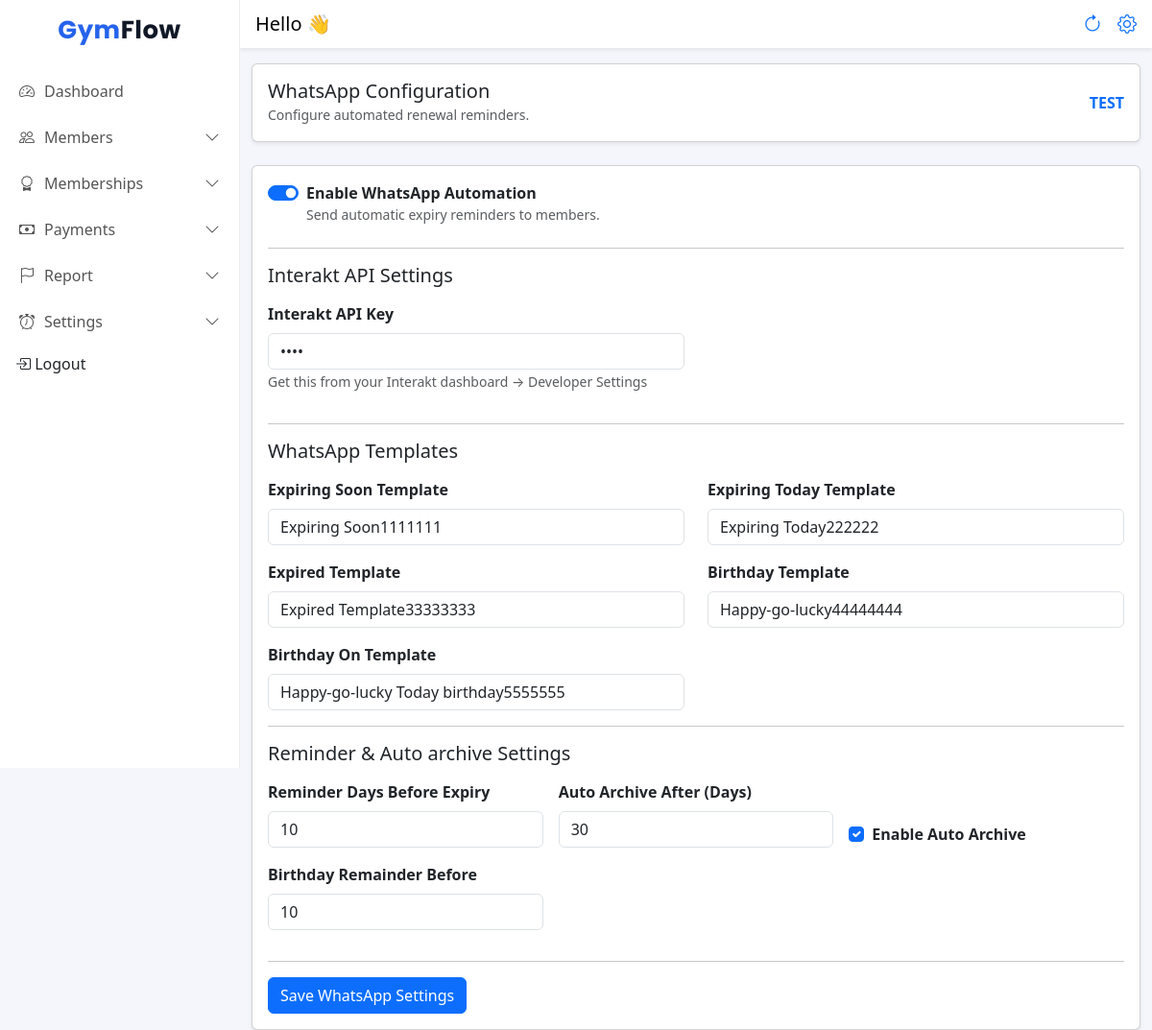
/whatsapp_conf/ (signed in), run on the app's committed database.
### accounts/models.py (models this page shows, shortened)
class User(AbstractUser):
    ROLE_CHOICES = (
        ('ADMIN', 'Owner'),
        ('TRAINER', 'Trainer'),
    )
    gym = models.ForeignKey(Gym, on_delete=models.CASCADE, null=True, blank=True)
    role = models.CharField(max_length=10, choices=ROLE_CHOICES, default='TRAINER')
    phone = models.CharField(max_length=15, blank=True, null=True)
    branch = models.ForeignKey(Branch, on_delete=models.SET_NULL, null=True, blank=True)

### frontend/models.py (models this page shows, shortened)
class Gym(models.Model):
    PLEAN_CHOICES =(
        ("single" , "Single Branch"),
        ("multi" , "Multi Branch")
    )
    Subscripation_CHOICES = (
        ("basic" , "Basic"),
        ("pro" , "Pro")
    )
    subscription_type = models.CharField(
        max_length=20,
        choices=Subscripation_CHOICES,
        default="basic"
    )
    plan_type = models.CharField(choices=PLEAN_CHOICES,default="single" , null=True , blank=True , max_length=10)
    name = models.CharField(max_length=100)
    phone = models.CharField(max_length=15)
    address = models.TextField(blank=True)
    created_at = models.DateTimeField(auto_now_add=True)
    interakt_enabled = models.BooleanField(default=False)
    interakt_api_key = models.CharField(max_length=255, blank=True, null=True)
    wa_template_expiring_soon = models.CharField(max_length=100, blank=True, null=True)
    wa_template_expires_today = models.CharField(max_length=100, blank=True, null=True)
    wa_template_expired = models.CharField(max_length=100, blank=True, null=True)
    wa_template_birthday = models.CharField(max_length=100, blank=True, null=True)
    birthday_reminder_days_before = models.PositiveIntegerField(default=10)
    wa_template_birthday_today = models.CharField(max_length=100, blank=True, null=True)
    Auto_archive_In = models.PositiveIntegerField(default=30)
    Auto_archive_enable=models.BooleanField(default=False)
    expiry_reminder_days_before = models.PositiveIntegerField(default=3)

### frontend/views.py (the view, shortened to what this page needs)
# urls.py: path("whatsapp_conf/",whatsapp_conf,name="whatsapp_conf"),
@login_required
@owner_or_trainer
def whatsapp_conf(request):
    gym = request.user.gym
    context = {
        "gym": gym
    }
    return render(request, "Whatsapp_conf.html", context)

### frontend/templates/Whatsapp_conf.html (shortened to what this page needs)
{% extends 'base.html' %}
{% block content %}
<div class="container-fluid">
    <div class="card shadow-sm mb-4 mt-3">
        <div class="card-body d-flex justify-content-between align-items-center">
            <div>
                <h5 class="mb-0">WhatsApp Configuration</h5>
                <small class="text-muted">Configure automated renewal reminders.</small>
            </div>
            <span class="fw-semibold text-primary">
                {{ request.user.gym.name }}
            </span>
        </div>
    </div>
    {% if request.user.gym.subscription_type == "pro" %}
    <div class="card shadow-sm">
        <div class="card-body">
            <form method="POST">
                <div class="form-check form-switch mb-4">
                    <input class="form-check-input"
                           type="checkbox"
                           name="interakt_enabled"
                           id="interakt_enabled"
                           {% if gym.interakt_enabled %}checked{% endif %}>
                    <label class="form-check-label fw-semibold" for="interakt_enabled">
                        Enable WhatsApp Automation
                    </label>
                    <div class="text-muted small">
                        Send automatic expiry reminders to members.
                    </div>
                </div>
                <hr>
                <h5 class="mb-3">Interakt API Settings</h5>
                <div class="row">
                    <div class="col-md-6 mb-3">
                        <label class="form-label fw-semibold">
                            Interakt API Key
                        </label>
                        <input type="password"
                               name="interakt_api_key"
                               class="form-control"
                               placeholder="Enter your Interakt API key"
                               value="{{ gym.interakt_api_key }}">
                        <small class="text-muted">
                            Get this from your Interakt dashboard → Developer Settings
                        </small>
                    </div>
                </div>
                <hr>
                <h5 class="mb-3">WhatsApp Templates</h5>
                <div class="row">
                    <div class="col-md-6 mb-3">
                        <label class="form-label fw-semibold">
                            Expiring Soon Template
                        </label>
                        <input type="text"
                               name="wa_template_expiring_soon"
                               class="form-control"
                               placeholder="membership_expiring_soon"
                               value="{{ gym.wa_template_expiring_soon }}">
                    </div>
                    <div class="col-md-6 mb-3">
                        <label class="form-label fw-semibold">
                            Expiring Today Template
                        </label>
                        <input type="text"
                               name="wa_template_expires_today"
                               class="form-control"
                               placeholder="membership_expires_today"
                               value="{{ gym.wa_template_expires_today }}">
                    </div>
                    <div class="col-md-6 mb-3">
                        <label class="form-label fw-semibold">
                            Expired Template
                        </label>
                        <input type="text"
                               name="wa_template_expired"
                               class="form-control"
                               placeholder="membership_expired"
                               value="{{ gym.wa_template_expired }}">
                    </div>
                    <div class="col-md-6 mb-3">
                        <label class="form-label fw-semibold">
                            Birthday Template
                        </label>
                        <input type="text"
                               name="wa_template_birthday"
                               class="form-control"
                               placeholder="membership_expired"
                               value="{{ gym.wa_template_birthday }}">
                    </div>
                    <div class="col-md-6">
                        <label class="form-label fw-semibold">
                            Birthday On Template
                        </label>
                        <input type="text"
                               name="wa_template_birthday_today"
                               class="form-control"
                               value="{{ gym.wa_template_birthday_today }}">
                    </div>
                </div>
                <hr>
                <h5 class="mb-3">Reminder & Auto archive Settings</h5>
                <div class="row g-3">
                    <div class="col-md-4">
                        <label class="form-label fw-semibold">
                            Reminder Days Before Expiry
                        </label>
                        <input type="number"
                               name="expiry_reminder_days_before"
                               class="form-control"
                               value="{{ gym.expiry_reminder_days_before|default:7 }}">
                    </div>
                    <div class="col-md-4">
                        <label class="form-label fw-semibold">
                            Auto Archive After (Days)
                        </label>
                        <input type="number"
                               name="Auto_archive_In"
                               class="form-control"
                               value="{{ gym.Auto_archive_In|default:30 }}">
                    </div>
                    <div class="col-md-4 d-flex align-items-end">
                        <div class="form-check mt-2">
                            <input class="form-check-input"
                                   type="checkbox"
                                   name="Auto_archive_enable"
                                   id="Auto_archive_enable"
                                   {% if gym.Auto_archive_enable %}checked{% endif %}>
                            <label class="form-check-label fw-semibold" for="Auto_archive_enable">
                                Enable Auto Archive
                            </label>
                        </div>
                    </div>
                    <div class="col-md-4 mb-3">
                        <label class="form-label fw-semibold">
                            Birthday Remainder Before
                        </label>
                        <input type="number"
                               name="birthday_reminder_days_before"
                               class="form-control"
                               placeholder="membership_expired"
                               value="{{ gym.birthday_reminder_days_before }}">
                    </div>
                </div>
                <hr>
                <button class="btn btn-primary">
                    Save WhatsApp Settings
                </button>
            </form>
        </div>
    </div>
    {% endif %}
</div>
{% endblock %}

### frontend/static/css/dashboard.css (style rules this page uses)
body { background-color: #f5f7fb; overflow-x: hidden; }

### frontend/templates/base.html (style rules this page uses)
body { background: #f4f6fb; }

### data on the page
User: user.gym.name "TEST"
Gym: interakt_enabled "☑", wa_template_expiring_soon "Expiring Soon1111111", wa_template_expires_today "Expiring Today222222", wa_template_expired "Expired Template33333333", wa_template_birthday "Happy-go-lucky44444444", wa_template_birthday_today "Happy-go-lucky Today birthday5555555", expiry_reminder_days_before "10", Auto_archive_In "30", Auto_archive_enable "☑", birthday_reminder_days_before "10"
